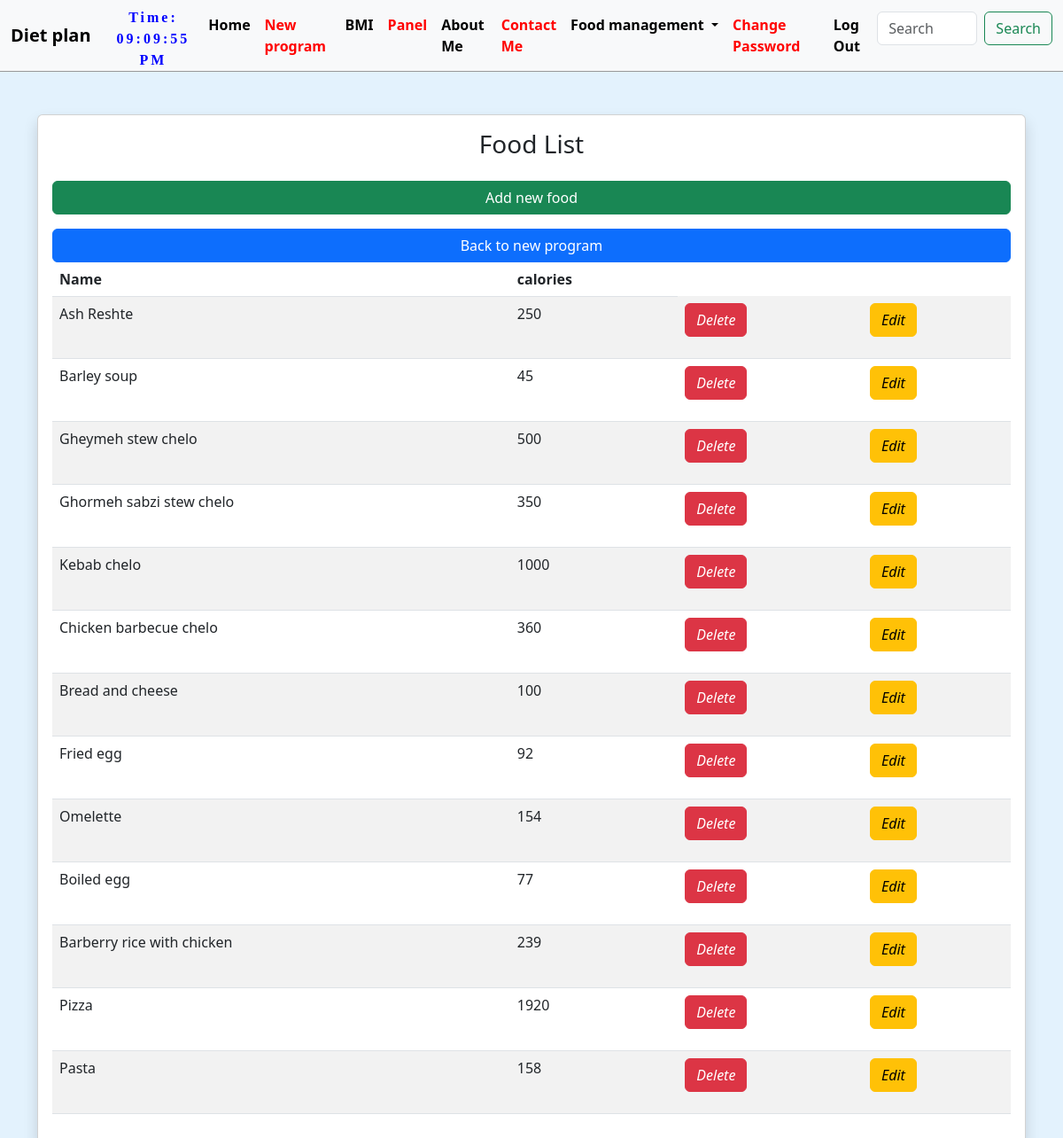
The page /food/food/list/ (signed in) on the database its author committed.
### foods/models.py (models this page shows, shortened)
class foods(models.Model):
    name = models.CharField(("Food name"),max_length=200,blank=False,unique=True,null= True)
    cal = models.PositiveIntegerField(("Food calories"),help_text="Kcal",blank=False,null=True)

### foods/views.py (the view)
# urls.py: path('food/food/list/', FoodtListView.as_view(), name='food_list'),
class FoodtListView(LoginRequiredMixin,ListView):
    model = foods
    template_name = 'food_list.html'

### templates/food_list.html (shortened to what this page needs)
{% extends 'base.html' %}
{% block content %}
<head>
</head>
    <div class="container mt-5 w-100" >
        <div class="card shadow" >
            <div class="card-body" >
                <h3 class="text-center">Food List</h3>
                <a href="{% url 'food_new' %}" class="w-100 mt-3 btn btn-success"> Add new food</a>
                <a href="{% url 'program_new' %}" class="w-100 mt-3 btn btn-primary ml-2"> Back to new program</a>
                <table class="table table-striped table-hover">
                    <thead>
                        <tr>
                            <th scope="col">Name</th>
                            <th scope="col">calories</th>
                        </tr>
                    </thead>
                    <tbody>
                        {% for foods in object_list %}
                            <tr>
                                <td>{{ foods.name }}</td>
                                <td>{{ foods.cal }}</td>
                                <td>
                                    <form method="post">
                                        <a href="{% url 'food_delete' foods.pk %}" class="btn btn-danger"><i class="bi bi-trash">Delete</i></a>
                                    </form>
                                </td>
                                <td>
                                    <form method="post">
                                        <a href="{% url 'food_edit' foods.pk %}" class="btn btn-warning"><i class="bi bi-trash">Edit</i></a>
                                    </form>
                                </td>
                            </tr>
                        {% endfor %}
                    </tbody>
                </table>
            </div>
        </div>
    </div>
{% endblock content %}

### templates/base.html (shortened to what this page needs)
{% load static %}
<html>
  <head>
   <link rel="stylesheet" href="{% static 'css/base.css' %}">
   <link href="https://cdn.jsdelivr.net/npm/bootstrap@5.3.0-alpha1/dist/css/bootstrap.min.css" rel="stylesheet">
  </head>
  <body>
    <div>
     <header style="background:RGB(248,248,248)">
      <b>
<body style="background-color: #e3f2fd;">
    <nav class="navbar navbar-expand-lg bg-body-tertiary" >
  <div class="container-fluid">
    <a class="navbar-brand" href="{% url 'home' %}">Diet plan</a>
    <div class="collapse navbar-collapse" id="navbarSupportedContent">
      <ul class="navbar-nav me-auto mb-2 mb-lg-0">
        <div id="MyClockDisplay"  onload="showTime()" style="
   text-align: center;
   color: blue;
   width: 150px;
   height: 30px;
   font-size: 1rem;
   font-family: Orbitron;
   letter-spacing: 3px;"></div>
        <li class="nav-item">
          <a class="nav-link active" aria-current="page" href="{% url 'home' %}">Home</a>
        </li>
        <li class="nav-item">
          <a class="nav-link active" style="color:red" href="{% url 'program_new' %}">New program</a>
        </li>
        <li class="nav-item">
          <a class="nav-link active" href="{% url 'bmi' %}">BMI</a>
        </li>
        <li class="nav-item">
          <a class="nav-link active" style="color:red" href="{% url 'panel' %}">Panel</a>
        </li>
        <li class="nav-item">
          <a class="nav-link active" href="{% url 'about' %}">About Me</a>
        </li>
        <li class="nav-item">
          <a class="nav-link active" style="color:red" href="{% url 'contact' %}">Contact Me</a>
        </li>
        <li class="nav-item dropdown">
          <a class="nav-link active dropdown-toggle" href="#" role="button" data-bs-toggle="dropdown" aria-expanded="false">
            Food management
          </a>
        </li>
        <li class="nav-item">
          <a class="nav-link active" style="color:red" href="{% url 'paschange' %}">Change Password</a>
        </li>
        <li class="nav-item">
          <a class="nav-link active" href="{% url 'logout' %}">Log Out</a>
        </li>
      </ul>
      <form class="d-flex" role="search">
        <input class="form-control me-2" type="search" placeholder="Search" aria-label="Search">
        <button class="btn btn-outline-success" type="submit">Search</button>
      </form>
    </div>
  </div>
</nav>
</b>
</body>
   {% block content %}
   {% endblock content %}
  </body>
</html>

### static/css/base.css (style rules this page uses)
body { font-family: 'Source Sans Pro', sans-serif; font-size: 18px; }
header { border-bottom: 1px solid #999; margin-bottom: 2rem; display: flex; }

### rows shown on the page
foods: name "Ash Reshte", cal "250"
foods: name "Barley soup", cal "45"
foods: name "Gheymeh stew chelo", cal "500"
foods: name "Ghormeh sabzi stew chelo", cal "350"
foods: name "Kebab chelo", cal "1000"
foods: name "Chicken barbecue chelo", cal "360"
foods: name "Bread and cheese", cal "100"
foods: name "Fried egg", cal "92"
foods: name "Omelette", cal "154"
foods: name "Boiled egg", cal "77"
foods: name "Barberry rice with chicken", cal "239"
foods: name "Pizza", cal "1920"
foods: name "Pasta", cal "158"
